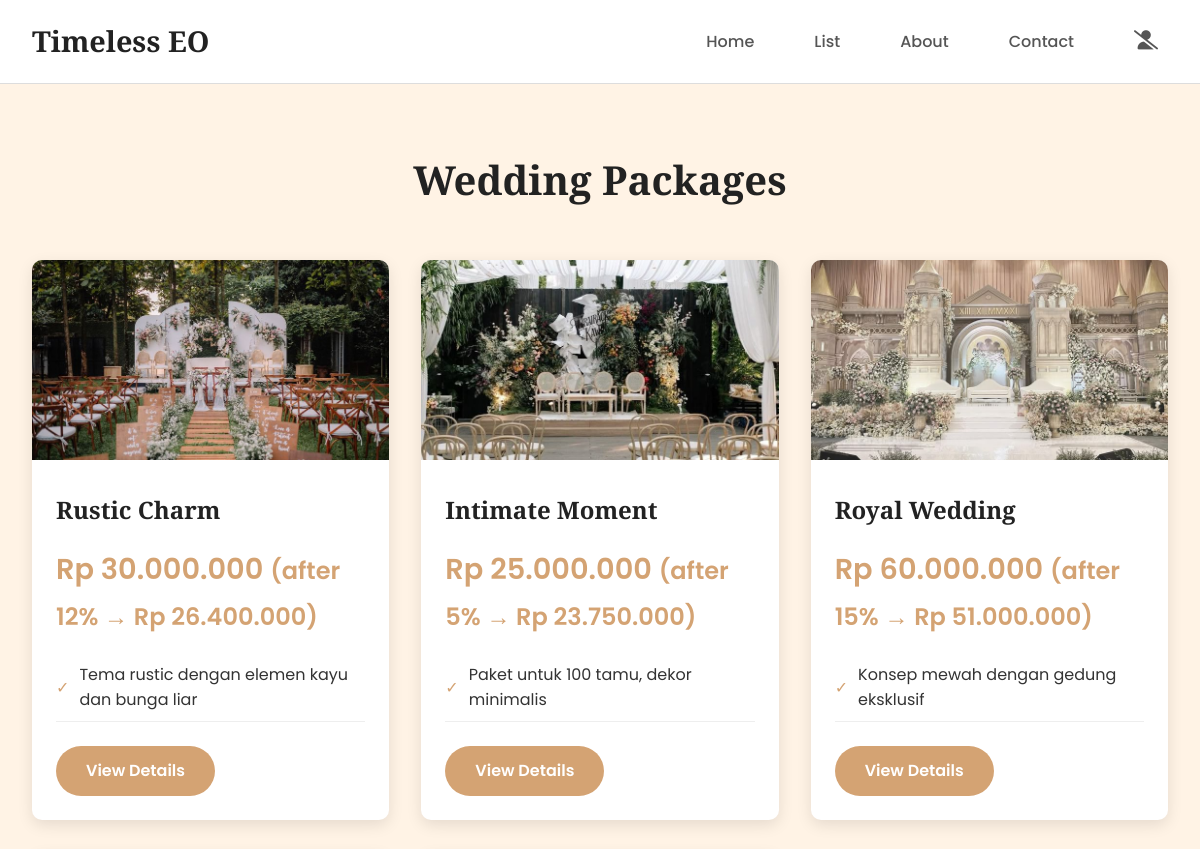
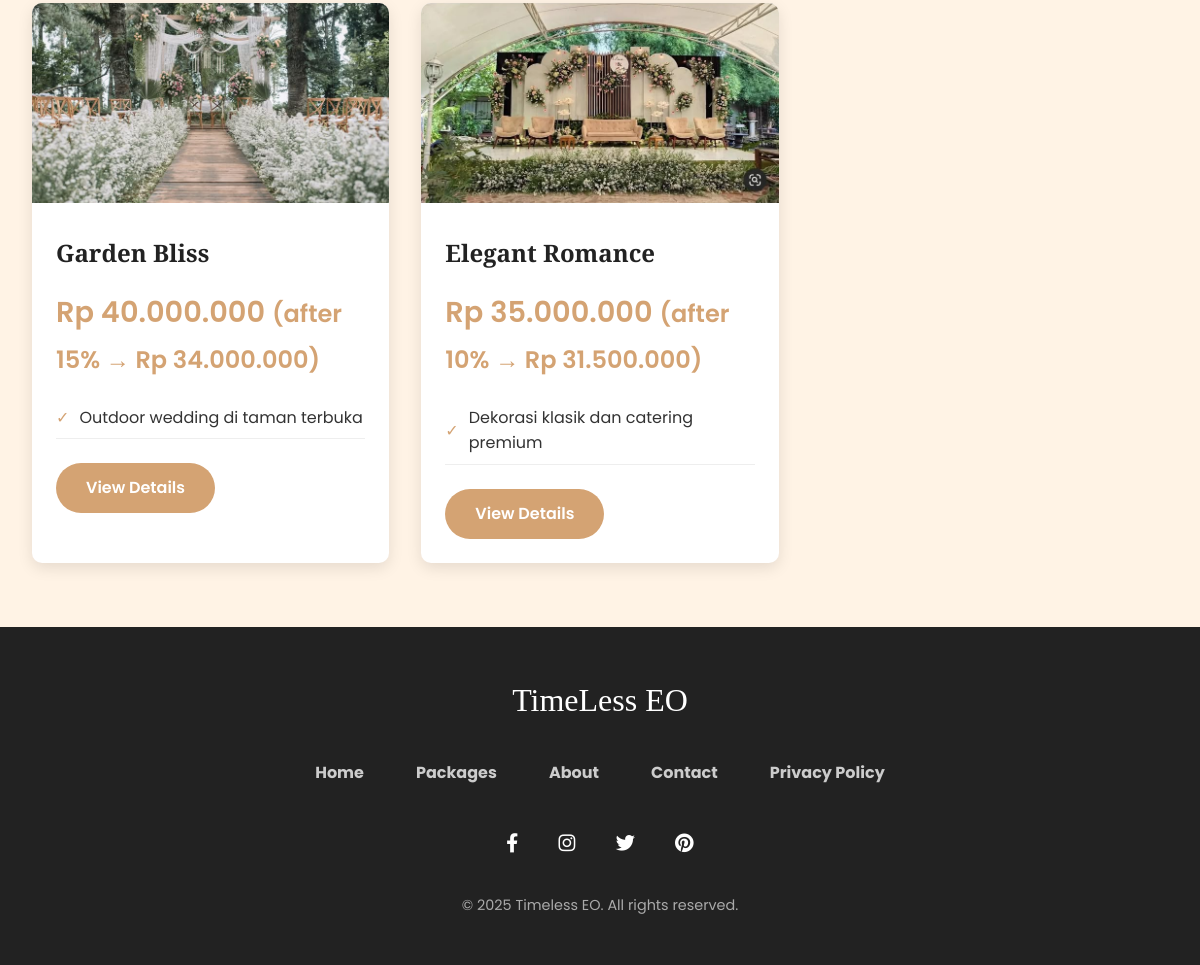
Screenshot of /visitor/wedding-events.php with the database file from the repository (2 pictures, top to bottom).
### tables this page shows
CREATE TABLE `paket` (
  `id` int(11) NOT NULL,
  `nama` varchar(255) NOT NULL,
  `kategori` varchar(100) NOT NULL,
  `deskripsi` text NOT NULL,
  `harga` int(11) NOT NULL,
  `diskon` tinyint(4) NOT NULL,
  `status` varchar(20) NOT NULL,
  `foto` varchar(255) NOT NULL
);

### visitor/wedding-events.php (the view, shortened to what this page needs)
<?php
require __DIR__ . '/../koneksi/config.php';
$kategori = 'Wedding';
$stmt = $pdo->prepare("SELECT * FROM paket WHERE kategori = ? ORDER BY id DESC");
$stmt->execute([$kategori]);
$products = $stmt->fetchAll();
?>
<!DOCTYPE html>
<html lang="en">
<head>
  <link rel="stylesheet" href="../css/style.css">
  <link rel="stylesheet"
    href="https://cdnjs.cloudflare.com/ajax/libs/font-awesome/6.0.0-beta3/css/all.min.css">
</head>
<body>
  <header class="site-header">
    <div class="container">
      <h1 class="logo-text">Timeless EO</h1>
      <nav id="menu">
        <a href="../index.php">Home</a>
        <a href="list.php" class="active">List</a>
        <a href="about.php">About</a>
        <a href="contact.php">Contact</a>
        <span class="icons">
          <a href="../user/auth.php"><i class="fa-solid fa-user-slash"></i></a>
        </span>
      </nav>
    </div>
  </header>
  <div class="main-container">
    <h2 class="section-title">Wedding Packages</h2>
    <div class="package-list">
      <?php if (empty($products)): ?>
        <p>Tidak ada paket di kategori Wedding.</p>
      <?php else: foreach($products as $p): ?>
        <div class="package-card">
          <img src="../uploads/<?= htmlspecialchars($p['foto']) ?>"
               alt="<?= htmlspecialchars($p['nama']) ?>"
               class="package-img">
          <div class="package-content">
            <h3 class="package-title"><?= htmlspecialchars($p['nama']) ?></h3>
            <div class="package-price">
              Rp <?= number_format($p['harga'], 0, ',', '.') ?>
              <?php if($p['diskon'] > 0): ?>
                <small>
                  (after <?= $p['diskon'] ?>% →
                  Rp <?= number_format($p['harga'] * (100-$p['diskon'])/100,0,',','.') ?>)
                </small>
              <?php endif; ?>
            </div>
            <ul class="package-benefits">
              <?php
                $desc = nl2br(htmlspecialchars($p['deskripsi']));
                echo '<li>' . implode('</li><li>', array_slice(explode("\n", $desc), 0, 3)) . '</li>';
              ?>
            </ul>
            <a href="package.php?id=<?= $p['id'] ?>" class="btn">View Details</a>
          </div>
        </div>
      <?php endforeach; endif; ?>
    </div>
  </div>
  <footer class="site-footer">
    <div class="footer-content">
      <div class="footer-logo">TimeLess EO</div>
      <div class="footer-links">
        <a href="../index.php">Home</a>
        <a href="list.php">Packages</a>
        <a href="about.php">About</a>
        <a href="contact.php">Contact</a>
        <a href="../privacy.php">Privacy Policy</a>
      </div>
      <div class="social-links">
        <a href="#"><i class="fab fa-facebook-f"></i></a>
        <a href="#"><i class="fab fa-instagram"></i></a>
        <a href="#"><i class="fab fa-twitter"></i></a>
        <a href="#"><i class="fab fa-pinterest"></i></a>
      </div>
      <div class="copyright">© <?= date('Y') ?> Timeless EO. All rights reserved.</div>
    </div>
  </footer>
</body>
</html>

### css/style.css (style rules this page uses)
* { box-sizing: border-box; margin: 0; padding: 0; }
body { font-family: 'Poppins', sans-serif; background: #fff3e5; color: #333; line-height: 1.6; }
a { text-decoration: none; color: inherit; }
a { color: #ffff; text-decoration: none; font-weight: bold; padding: 10px; }
.site-header { background: #fff; border-bottom: 1px solid #ddd; padding: 0 2rem; position: sticky; top: 0; z-index: 100; }
.site-header .container { display: flex; align-items: center; justify-content: space-between; max-width: 1200px; margin: 0 auto; padding: 1rem 0; }
.site-header .logo-text { font-family: 'Playfair Display', serif; font-size: 1.8rem; color: #222; }
.site-header nav { position: relative; display: flex; align-items: center; }
.site-header nav a { margin-left: 40px; text-decoration: none; color: #555; font-weight: 500; transition: color 0.3s; position: relative; display: inline-block; }
.icons a { margin-left: 20px; font-size: 1.2rem; }
.btn { display: inline-block; background: #d4a373; color: white; padding: 12px 30px; border-radius: 30px; font-weight: 600; transition: all 0.3s; border: none; cursor: pointer; }
.main-container { max-width: 1200px; margin: 4rem auto; padding: 0 2rem; }
.section-title { font-family: 'Playfair Display', serif; font-size: 2.5rem; text-align: center; margin-bottom: 3rem; color: #222; }
.package-list { display: grid; grid-template-columns: repeat(auto-fill, minmax(350px, 1fr)); gap: 2rem; margin: 3rem 0; }
.package-card { background: white; border-radius: 10px; overflow: hidden; box-shadow: 0 5px 15px rgba(0,0,0,0.1); transition: transform 0.3s; }
.package-img { height: 200px; width: 100%; object-fit: cover; }
.package-content { padding: 1.5rem; }
.package-title { font-family: 'Playfair Display', serif; font-size: 1.5rem; margin-bottom: 1rem; color: #222; }
.package-price { font-size: 1.8rem; color: #d4a373; font-weight: 600; margin-bottom: 1rem; }
.package-benefits { list-style: none; margin-bottom: 1.5rem; }
.package-benefits li { padding: 0.5rem 0; border-bottom: 1px solid #eee; display: flex; align-items: center; }
.package-benefits li:before { content: "✓"; color: #d4a373; margin-right: 10px; }
.site-footer { background: #222; color: white; padding: 3rem 0; text-align: center; }
.footer-content { max-width: 1200px; margin: 0 auto; padding: 0 2rem; }
.footer-logo { font-family: 'Playfair Display', serif; font-size: 2rem; margin-bottom: 1.5rem; }
.footer-links { display: flex; justify-content: center; margin-bottom: 1.5rem; }
.footer-links a { margin: 0 1rem; color: #ccc; transition: color 0.3s; }
.social-links { margin-bottom: 1.5rem; }
.social-links a { display: inline-block; margin: 0 0.5rem; color: white; font-size: 1.2rem; }
.copyright { color: #aaa; font-size: 0.9rem; }
.container { width: 100%; max-width: 1200px; margin: 0 auto; padding: 0 20px; }

### rows the page displays
paket: foto (picture), nama "Rustic Charm", harga "30.000.000", diskon "12", $p['harga'] * (100-$p['diskon'])/100 "26.400.000", deskripsi "Tema rustic dengan elemen kayu dan bunga liar"
paket: foto (picture), nama "Intimate Moment", harga "25.000.000", diskon "5", $p['harga'] * (100-$p['diskon'])/100 "23.750.000", deskripsi "Paket untuk 100 tamu, dekor minimalis"
paket: foto (picture), nama "Royal Wedding", harga "60.000.000", diskon "15", $p['harga'] * (100-$p['diskon'])/100 "51.000.000", deskripsi "Konsep mewah dengan gedung eksklusif"
paket: foto (picture), nama "Garden Bliss", harga "40.000.000", diskon "15", $p['harga'] * (100-$p['diskon'])/100 "34.000.000", deskripsi "Outdoor wedding di taman terbuka"
paket: foto (picture), nama "Elegant Romance", harga "35.000.000", diskon "10", $p['harga'] * (100-$p['diskon'])/100 "31.500.000", deskripsi "Dekorasi klasik dan catering premium"
